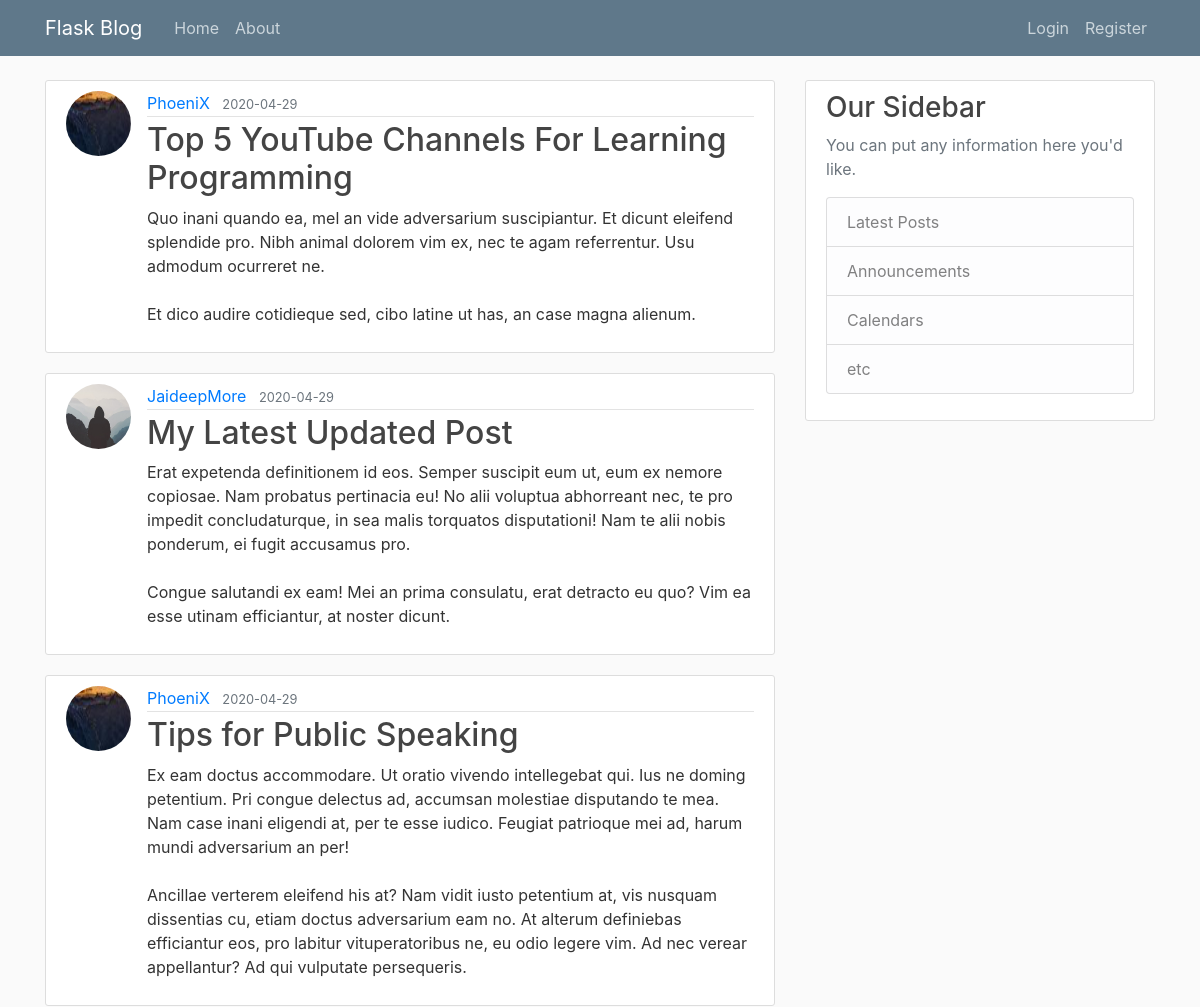
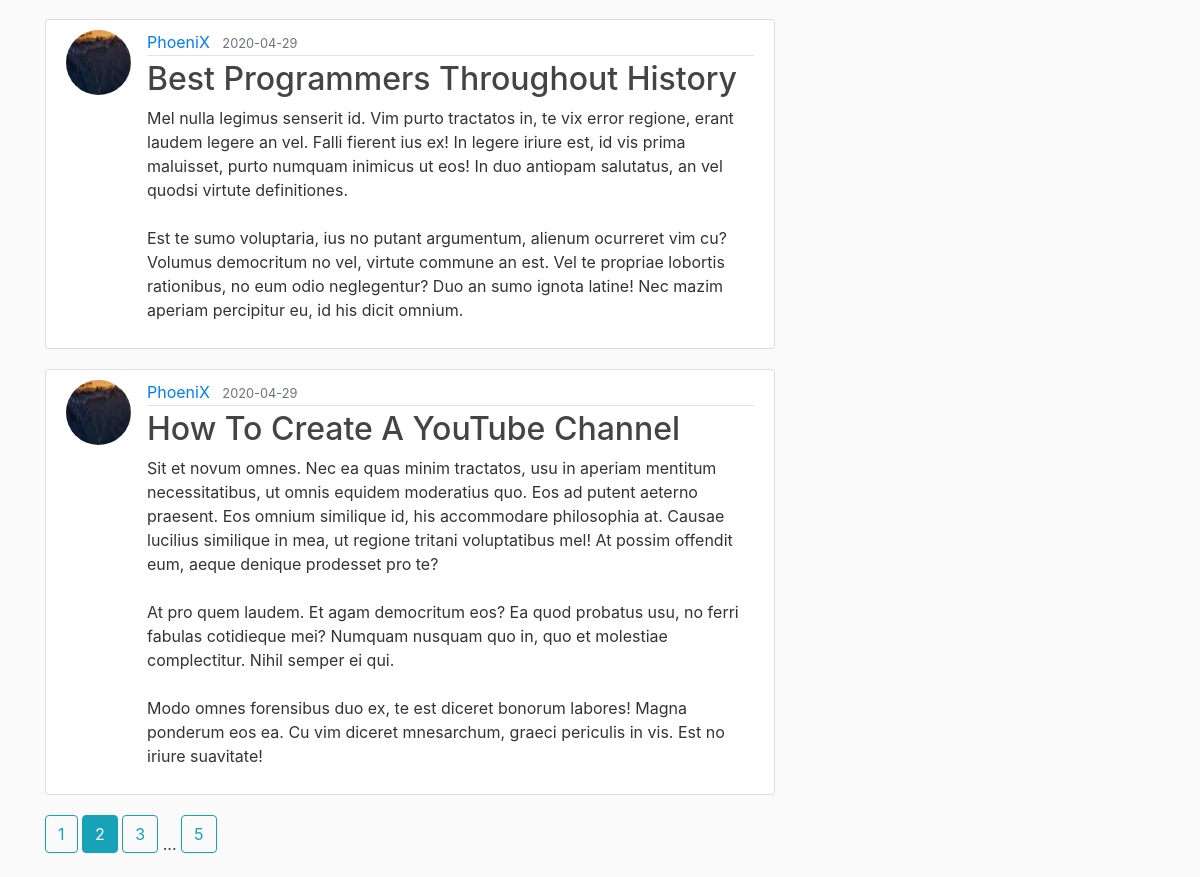
Screenshot of /?page=2 with the database file from the repository (2 pictures, top to bottom).
### flask_blog/models.py (models this page shows, shortened)
class Post(db.Model):
    id = db.Column(db.Integer, primary_key=True)
    title = db.Column(db.String, nullable = False)
    date_posted = db.Column(db.DateTime, nullable = False, default = datetime.utcnow)
    content = db.Column(db.Text, nullable = False)
    author_id = db.Column(db.Integer, db.ForeignKey('user.id'), nullable=False)

class User(db.Model, UserMixin):
    id = db.Column(db.Integer, primary_key=True)
    username = db.Column(db.String, unique=True, nullable = False)
    email = db.Column(db.String, unique = True, nullable = False)
    image_file = db.Column(db.String, nullable = False, default="default.jpg")
    password = db.Column(db.String, nullable = False)
    posts = db.relationship('Post', backref="author", lazy=True)

### flask_blog/routes.py (the view)
@app.route('/home')
@app.route("/")
def home():
    page = request.args.get("page", 1, type=int)
    posts = Post.query.order_by(Post.date_posted.desc()).paginate(page=page, per_page=5)
    return render_template("home.html", posts=posts)

### flask_blog/templates/home.html (shortened to what this page needs)
{% extends "base.html" %}
{% block content %}
    {% for post in posts.items %}
        <article class="media content-section">
            <img class="rounded-circle article-img" src="{{ url_for('static', filename='profile_pic/'+ post.author.image_file) }}" alt="">
            <div class="media-body">
                <div class="article-metadata">
                <a class="mr-2" href="#">{{ post.author.username }}</a>
                <small class="text-muted">{{ post.date_posted.strftime('%Y-%m-%d') }}</small>
                </div>
                <h2><a class="article-title" href="{{url_for('post', post_id=post.id)}}">{{ post.title }}</a></h2>
                <p class="article-content">{{ post.content }}</p>
            </div>
        </article>
    {% endfor %}
    {% for page_num in posts.iter_pages(left_edge=1, right_edge=1, left_current=1, right_current=2) %}
        {% if page_num %}
            {% if posts.page == page_num %}
                <a class="btn btn-info mb-4" href="{{ url_for('home', page=page_num) }}">{{ page_num }}</a>
            {% else %}
                <a class="btn btn-outline-info mb-4" href="{{ url_for('home', page=page_num) }}">{{ page_num }}</a>
            {% endif %}
        {% else %}
            ...
        {% endif %}
    {% endfor %}
{% endblock content %}

### flask_blog/static/main.css (style rules this page uses)
body { background: #fafafa; color: #333333; margin-top: 5rem; }
h1, h2, h3, h4, h5, h6 { color: #444444; }
.content-section { background: #ffffff; padding: 10px 20px; border: 1px solid #dddddd; border-radius: 3px; margin-bottom: 20px; }
.article-title { color: #444444; }
.article-content { white-space: pre-line; }
.article-img { height: 65px; width: 65px; margin-right: 16px; }
.article-metadata { padding-bottom: 1px; margin-bottom: 4px; border-bottom: 1px solid #e3e3e3 }

### rows the page displays
Post: image_file (picture), author.username "PhoeniX", date_posted "2020-04-29", title "Top 5 YouTube Channels For Learning Programming", content "Quo inani quando ea, mel an vide adversarium suscipiantur. Et dicunt eleifend splendide pro. Nibh animal dolorem vim ex, nec te agam referrentur. Usu admodum ocurreret ne. Et dico audire cotidieque sed, cibo latine ut has, an case magna alienum."
Post: image_file (placeholder picture), author.username "JaideepMore", date_posted "2020-04-29", title "My Latest Updated Post", content "Erat expetenda definitionem id eos. Semper suscipit eum ut, eum ex nemore copiosae. Nam probatus pertinacia eu! No alii voluptua abhorreant nec, te pro impedit concludaturque, in sea malis torquatos disputationi! Nam te alii nobis ponderum, ei fugit accusamus pro. Congue salutandi ex eam! Mei an prima consulatu, erat detracto eu quo? Vim ea esse utinam efficiantur, at noster dicunt."
Post: image_file (picture), author.username "PhoeniX", date_posted "2020-04-29", title "Tips for Public Speaking", content "Ex eam doctus accommodare. Ut oratio vivendo intellegebat qui. Ius ne doming petentium. Pri congue delectus ad, accumsan molestiae disputando te mea. Nam case inani eligendi at, per te esse iudico. Feugiat patrioque mei ad, harum mundi adversarium an per! Ancillae verterem eleifend his at? Nam vidit iusto petentium at, vis nusquam dissentias cu, etiam doctus adversarium eam no. At alterum definiebas efficiantur eos, pro labitur vituperatoribus ne, eu odio legere vim. Ad nec verear appellantur? Ad qui vulputate persequeris."
Post: image_file (picture), author.username "PhoeniX", date_posted "2020-04-29", title "Best Programmers Throughout History", content "Mel nulla legimus senserit id. Vim purto tractatos in, te vix error regione, erant laudem legere an vel. Falli fierent ius ex! In legere iriure est, id vis prima maluisset, purto numquam inimicus ut eos! In duo antiopam salutatus, an vel quodsi virtute definitiones. Est te sumo voluptaria, ius no putant argumentum, alienum ocurreret vim cu? Volumus democritum no vel, virtute commune an est. Vel te propriae lobortis rationibus, no eum odio neglegentur? Duo an sumo ignota latine! Nec mazim aperiam percipitur eu, id his dicit omnium."
Post: image_file (picture), author.username "PhoeniX", date_posted "2020-04-29", title "How To Create A YouTube Channel", content "Sit et novum omnes. Nec ea quas minim tractatos, usu in aperiam mentitum necessitatibus, ut omnis equidem moderatius quo. Eos ad putent aeterno praesent. Eos omnium similique id, his accommodare philosophia at. Causae lucilius similique in mea, ut regione tritani voluptatibus mel! At possim offendit eum, aeque denique prodesset pro te? At pro quem laudem. Et agam democritum eos? Ea quod probatus usu, no ferri fabulas cotidieque mei? Numquam nusquam quo in, quo et molestiae complectitur. Nihil semper ei qui. Modo omnes forensibus duo ex, te est diceret bonorum labores! Magna ponderum eos ea. Cu vim diceret mnesarchum, graeci periculis in vis. Est no iriure suavitate!"

### other values shown
{{ page_num }} "1" "3" "5"
{{ page_num }} "2"
